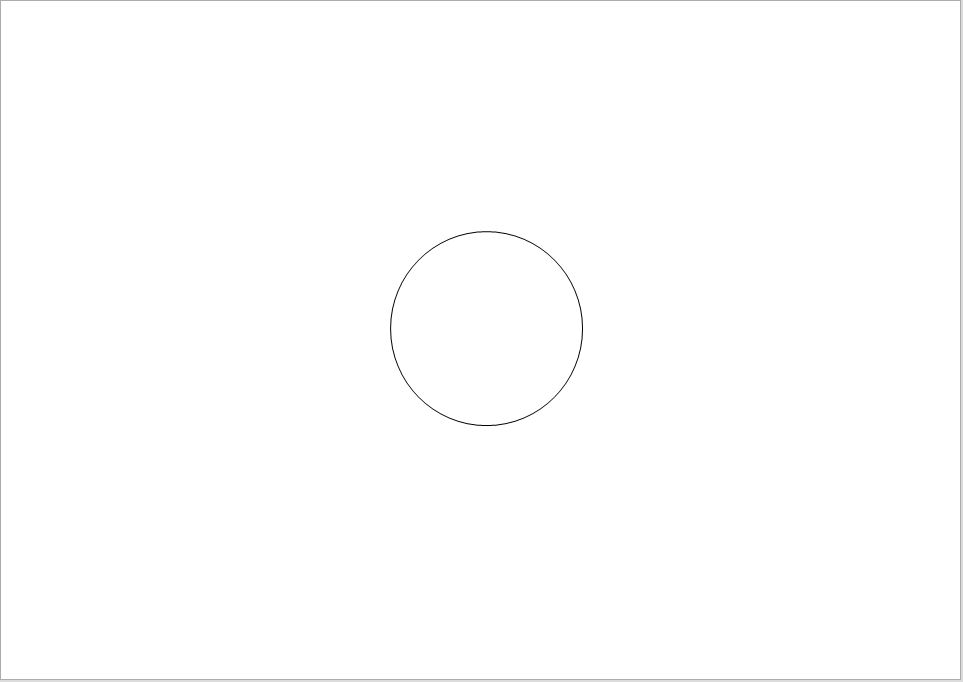
#> input picture HTP_Decision_Tensorflow-gpu-2.6/sample/center_middle.JPG, 963 x 682 px, found by its file name
$ python imageShow.py
#> lines starting #> are read from the running program, lines starting #| are printed output that depends on the picture
import numpy as np
import pandas as pd
from PIL import Image
import matplotlib.pyplot as plt
from matplotlib import cm
import cv2 as cv
np.set_printoptions(threshold=np.inf)  # 배열 전체 출력


# 이미지 출력 예시 ########################################################################################################
image2= cv.imread('sample/center_middle.jpg', cv.IMREAD_GRAYSCALE)
#> image2 is the input picture: shape (682, 963); min 0, max 255, mean 254.2
# [11 lines of commented-out code are left out]
image = [[[2, 2, 18, 20, 24, 46, 78, 230, 223, 216, 206, 200], [241, 199, 82, 2, 0, 9, 13, 13, 64, 202, 255, 255]],
         [[125, 120, 113, 105], [13, 15, 41, 93]],
         [[83, 142], [55, 55]],
         [[49, 54, 67, 72, 71, 60, 52, 51, 66], [102, 106, 103, 100, 91, 89, 100, 117, 119]],
         [[74, 74, 77, 82, 90, 93, 105, 113, 119, 124, 130, 140, 140, 134, 130, 130, 135, 145, 155, 156, 159, 165, 173], [103, 126, 116, 112, 112, 124, 110, 106, 129, 130, 129, 117, 103, 104, 112, 129, 133, 132, 111, 128, 111, 106, 106]],
         [[82, 72, 64, 64, 74, 85, 81, 76, 72, 72, 99, 109, 113, 107, 105, 106, 111, 117, 126, 130, 130, 132, 136, 142, 150, 153], [158, 152, 156, 163, 165, 149, 193, 202, 202, 190, 175, 166, 153, 153, 159, 180, 181, 174, 160, 166, 179, 165, 159, 158, 165, 186]],
         [[177, 170, 164, 162, 165, 177, 190, 191, 187, 190, 195, 209, 199, 190, 184, 186, 202], [148, 150, 161, 176, 183, 179, 159, 148, 174, 179, 179, 152, 193, 207, 210, 187, 165]]]
# [5 lines of commented-out code are left out]

max = 0
index = 0

for i in range(len(image)):
    if len(image[i][0]) > max:
        max = len(image[i][0])
        index = i
# print(max, index)

# array = [np.zeros([len(image), max])]
# a = [np.zeros(1)]

for i in range(len(image)):
    # print(len(image[i][0]))
    if len(image[i][0]) < max:
        while ((len(image[i][0]) == max) == False):
            image[i][0].append(0)
            image[i][1].append(0)
print(image)
print(type(image), len(image))

# print(image[0][0])
# image[0][0].append(0)
# print(image[0][0])

# reduction = np.squeeze(image, axis=1)
image = np.reshape(image, (14, -1))
print(image)
print(type(image), len(image), image.shape)

# [4 lines of commented-out code are left out]

plt.imshow(image, cmap='gray')
plt.show()
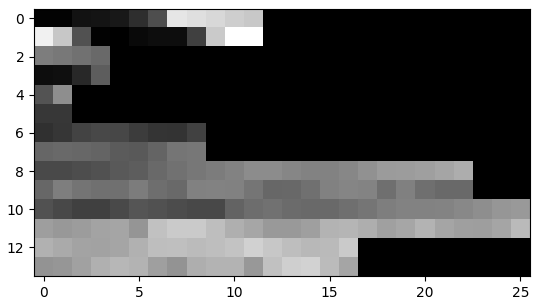
#> figure drawn by matplotlib, 1 panel


# x,y 좌표로 이미지 표현해보기==============================================================================================
x = []
y = []

for i in range(len(image)):
    if i % 2 == 0:
        x.append(image[i])
    else: y.append(image[i])

x = np.reshape(x, (182, -1))
y = np.reshape(y, (182, -1))
# print(x)
# print(y)

array = []
for i in range(len(x)):
    [a], [b] = (x[i], y[i])
    # print([a, b])
    if ([a, b] == [0, 0]) == False:
        array.append([a, b])
print(array)

# [9 lines of commented-out code are left out]
a = array[:12]
b = array[12:16]
c = array[16:18]
d = array[18:27]
e = array[27:50]
f = array[50:76]
g = array[76:]
array = [a] + [b] + [c] + [d] + [e] + [f] + [g]
print(array)
# [10 lines of commented-out code are left out]

plt.plot(array[0], color="green")
plt.plot(array[1], color="green")
plt.plot(array[2], color="green")
plt.plot(array[3], color="green")
plt.plot(array[4], color="green")
plt.plot(array[5], color="green")
plt.plot(array[6], color="green")
plt.xlabel("X")
plt.ylabel("Y")
plt.title("Plot with 2 arbitrary Lines")
plt.show()
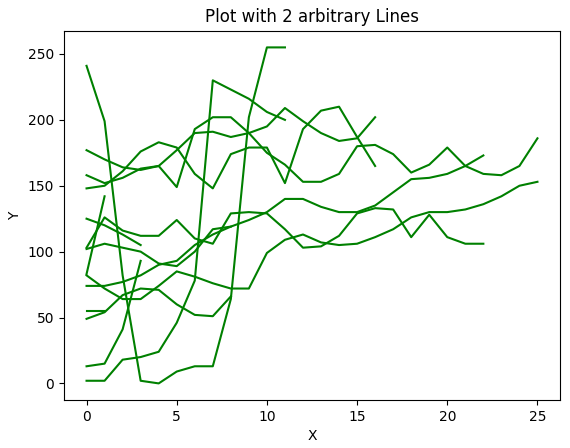
#> figure drawn by matplotlib, 1 panel; curve peaks at x = 7, y = 230; curve peaks at x = 10, y = 255
